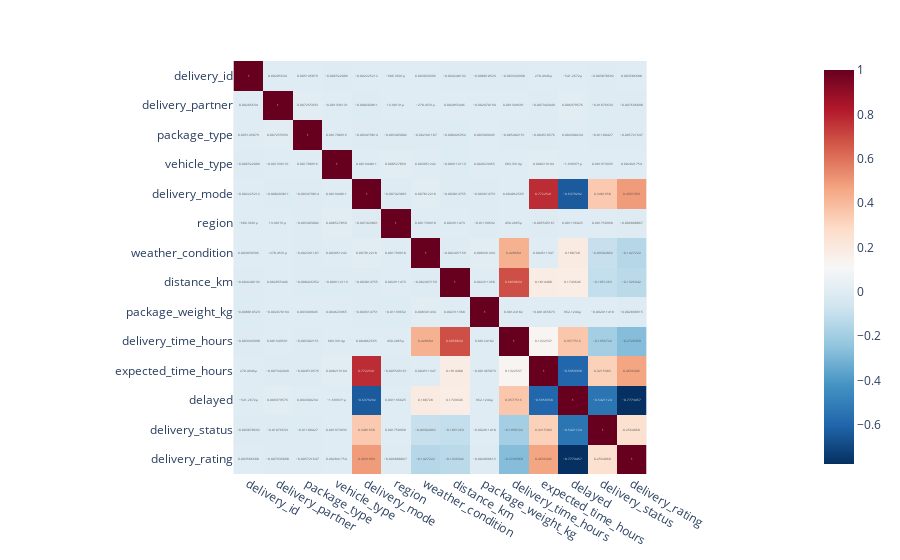

The cell this chart's notebook holds for it:
### Code cell
corr_matrix=input_features.corr()
fig=px.imshow(corr_matrix,text_auto=True,color_continuous_scale='RdBu_r',zmin=1,zmax=1)
fig.show()

### Figure 1 — Plotly figure (JSON) as saved in the notebook; plotly's stock layout.template omitted (floating-point values rounded to 4 significant figures; data arrays with more than 128 entries replaced by an {"elided": "..."} marker saying what was removed)
{"data": [{"coloraxis": "coloraxis", "hovertemplate": "x: %{x}<br>y: %{y}<br>color: %{z}<extra></extra>", "name": "0", "texttemplate": "%{z}", "type": "heatmap", "x": ["delivery_id", "delivery_partner", "package_type", "vehicle_type", "delivery_mode", "region", "weather_condition", "distance_km", "package_weight_kg", "delivery_time_hours", "expected_time_hours", "delayed", "delivery_status", "delivery_rating"], "xaxis": "x", "y": ["delivery_id", "delivery_partner", "package_type", "vehicle_type", "delivery_mode", "region", "weather_condition", "distance_km", "package_weight_kg", "delivery_time_hours", "expected_time_hours", "delayed", "delivery_status", "delivery_rating"], "yaxis": "y", "z": {"elided": "14x14 float values"}}], "layout": {"coloraxis": {"cmax": 1, "cmin": 1, "colorscale": [[0, "rgb(5,48,97)"], [0.1, "rgb(33,102,172)"], [0.2, "rgb(67,147,195)"], [0.3, "rgb(146,197,222)"], [0.4, "rgb(209,229,240)"], [0.5, "rgb(247,247,247)"], [0.6, "rgb(253,219,199)"], [0.7, "rgb(244,165,130)"], [0.8, "rgb(214,96,77)"], [0.9, "rgb(178,24,43)"], [1, "rgb(103,0,31)"]]}, "margin": {"t": 60}, "xaxis": {"anchor": "y", "constrain": "domain", "domain": [0, 1], "scaleanchor": "y"}, "yaxis": {"anchor": "x", "autorange": "reversed", "constrain": "domain", "domain": [0, 1]}}}
